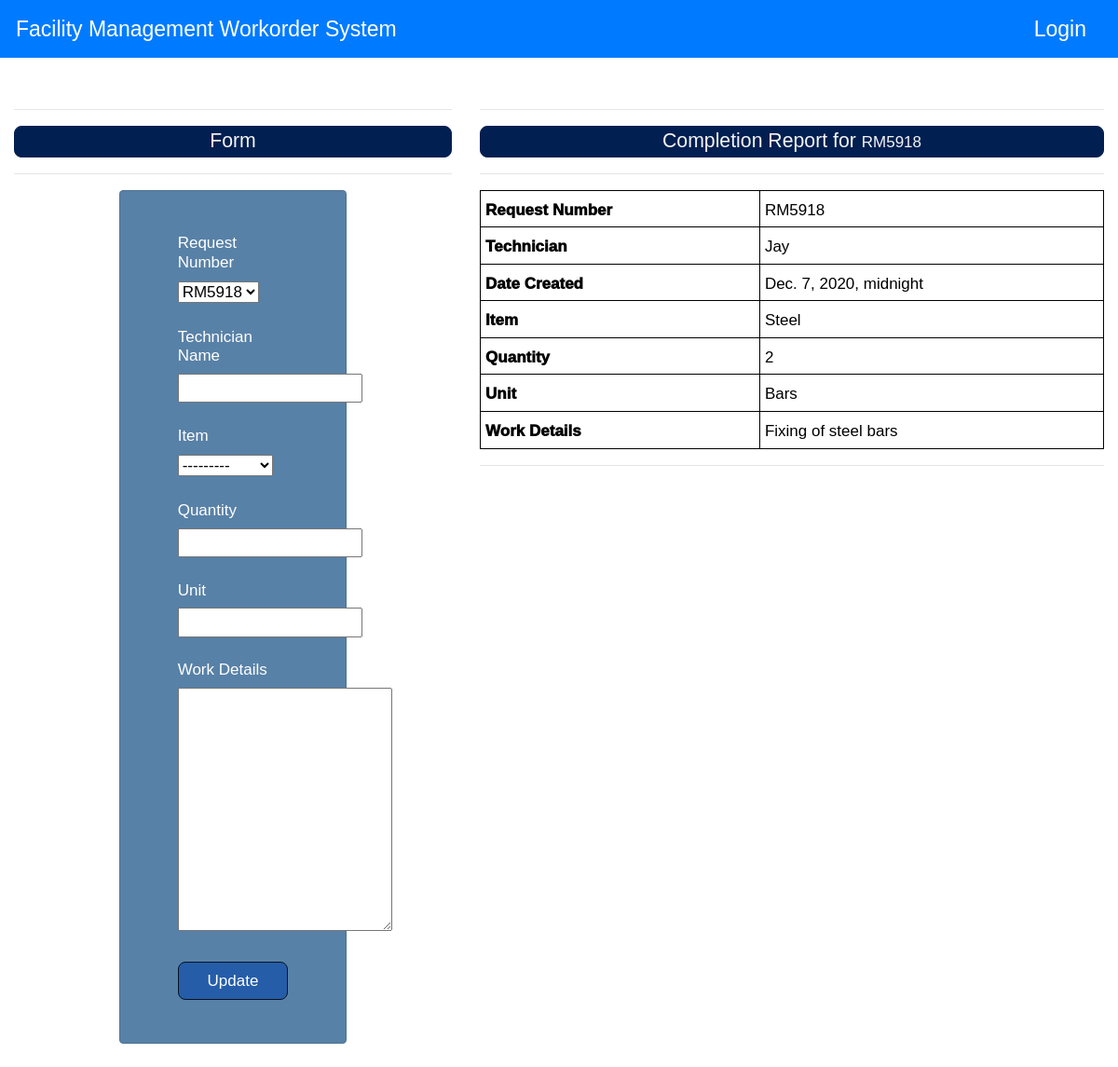
Screenshot of /RM5918/completion_report/ with the database file from the repository.
### reqtracker/models.py (models this page shows, shortened)
class Item(models.Model):
    item_code = models.IntegerField()
    item = models.CharField(choices=ITEMS,max_length=200)
    price = models.IntegerField()
    def __str__(self):
        return self.item

class Completion(models.Model):
    mr = models.ForeignKey(MainRequest, to_field='Request_Number', on_delete=models.CASCADE,blank=True,null=True)
    user = CurrentUserField()
    tech_name = models.CharField(max_length=30)
    date_created = models.DateTimeField(default=datetime.datetime.today(),editable=False)
    item = models.ForeignKey(Item, on_delete=models.CASCADE)
    quantity = models.IntegerField()
    unit = models.CharField(max_length=15)
    work_details = models.TextField(max_length=200)

class MainRequest(models.Model):
    def create_request_no():
        z = 'RM'+''.join(sample("0123456789", 4))
        return z
    user = CurrentUserField()
    Request_Number = models.CharField(default=create_request_no(), unique=True, max_length=100)
    Maintenance = models.CharField(default='Corrective Maintenance', max_length=100)
    Maintenance_Type = models.CharField(choices=TYPE_MAIN, max_length=200)
    Nature_Civil = models.CharField(choices=NATURE_CIVIL, max_length=200,  null=True, blank=True)
    Nature_MEP = models.CharField(choices=NATURE_MEP, max_length=200, null=True, blank=True)
    Type_Nature = models.CharField(choices=TYPE, max_length=200)
    Zone = models.CharField(max_length=200)
    Flat = models.CharField(max_length=200)
    Building = models.CharField(max_length=200)
    Floor = models.CharField(max_length=200)
    Complaint_Details = models.TextField(max_length=200)
    date_created = models.DateTimeField(default=datetime.datetime.today(),editable=False)
    status = models.CharField(choices=STATUS,default='Pending', max_length=20)
    expected_date_n = models.DateTimeField(default=datetime.datetime.today() + datetime.timedelta(days=10),editable=False)
    expected_date_u = models.DateTimeField(default=datetime.datetime.today() + datetime.timedelta(days=1),editable=False)
    expected_date_i = models.DateTimeField(default=datetime.datetime.today() + datetime.timedelta(days=3),editable=False)
    expected_date_o = models.DateTimeField(default=datetime.datetime.today() + datetime.timedelta(days=10),editable=False)
    def __str__(self):
        return self.Request_Number

### reqtracker/views.py (the view)
# urls.py: path('<str:r>/completion_report/',views.view_completion_form,name='completion_report'),
def view_completion_form(request,r):
    form = CompletionForm
    req = MainRequest.objects.filter(Request_Number=r)
    requ = Completion.objects.filter(mr=r)
    if request.method == 'POST':
        form = CompletionForm(request.POST)
        if form.is_valid():
            form.save()
            form.clean()
    context = {'form':form,'req':req,'requ':requ}
    return render(request,"reqtracker/completion_form.html",context)

### reqtracker/templates/reqtracker/completion_form.html (shortened to what this page needs)
{% extends 'reqtracker/dashboard.html' %}
{% block content %}
{% load static %}
  <div class="row" style="margin-right: 0px; margin-left: 0px;margin-top:60px; padding: 40px 0px 25px 0px">
    <div class="col-md-5">
        <hr>
        <h5>Form</h5>
        <hr>
        <div class="col-lg-7 mx-auto">
          <div class="card mt-2 mx-auto p-4" style="background: #5881a7 !important;">
            <div class="card-body">
              <div class="container">
                <form id="contact-form" role="form" method="post" action="">
                  <div class="row">
                    <table>
                      <div class="col-md-12">
                        <h6>Request Number</h6>
                        <div class="form-group">
                          <label for="id_Request_Number"
                            >{{form.mr}}</label
                          >
                        </div>
                      </div>
                      <div class="col-md-12">
                      <h6>Technician Name</h6>
                        <div class="form-group">
                          <label for="id_tech_name"
                            >{{form.tech_name}}</label
                          >
                        </div>
                      </div>
                      <div class="col-md-12">
                      <h6>Item</h6>
                        <div class="form-group">
                          <label for="id_item"
                            >{{form.item}}</label
                          >
                        </div>
                      </div>
                      <div class="col-md-12">
                        <h6>Quantity</h6>
                          <div class="form-group">
                            <label for="id_quantity"
                              >{{form.quantity}}</label
                            >
                          </div>
                      </div>
                      <div class="col-md-12">
                        <h6>Unit</h6>
                          <div class="form-group">
                            <label for="id_unit"
                              >{{form.unit}}</label
                            >
                          </div>
                      </div>
                      <div class="col-md-12">
                      <h6>Work Details</h6>
                        <div class="form-group" id='id_work_det'>
                          <label for="id_work_details"
                            >{{form.work_details}}</label
                          >
                        </div>
                      </div>
                    </table>
                </div>
                <div class="row">
                  <div class="col-md-12">
                    <button type="submit" class="btn btn-success btn-block">
                      Update
                    </button>
                  </div>
                </div>
              </form>
            </div>
          </div>
        </div>
      </div>
    </div>
  {% if requ.count > 0 %}
    <div class="col-md-7">
        <hr>
        <h5>
            Completion Report for <strong><span id='rq'></span></strong>
        </h5>
        <hr>
        {% for i in requ %}
        <table class="table table-sm">
            <tr>
                <th>Request Number</th>
                <td>{{i.mr}}</td>
            </tr>
            <tr>
                <th>Technician</th>
                <td>{{i.tech_name}}</td>
            </tr>
            <tr>
                <th>Date Created</th>
                <td>{{i.date_created}}</td>
            </tr>
            <tr>
                <th>Item</th>
                <td>{{i.item}}</td>
            </tr>
            <tr>
                <th>Quantity</th>
                <td>{{i.quantity}}</td>
            </tr>
            <tr>
              <th>Unit</th>
              <td>{{i.unit}}</td>
          </tr>
            <tr>
                <th>Work Details</th>
                <td>{{i.work_details}}</td>
            </tr>
        </table>
        <hr>
        {% endfor %}
    </div>
  </div>
  {% endif %}
{% endblock %}

### reqtracker/static/reqtracker/css/style.css (style rules this page uses)
body { width: 100%; height: 100%; }
* { font-family: "Gill Sans", "Gill Sans MT", Calibri, sans-serif !important; }
body { background: #1F3B4D; }
.btn { background-color: #081220 !important; border-radius: 8px; }
.card { background-color:#343a40; }
tr { background-color:#00022E; color: white; }

### reqtracker/templates/reqtracker/dashboard.html (style rules this page uses)
* { font-family: Candara, Calibri, Segoe, "Segoe UI", Optima, Arial, sans-serif; font-weight: 500; font-variant: normal; font-size: 17px; }
body { background: white; }
.btn { background-color: #255da9!important; border-radius: 8px; border-color: #081220 !important; }
.card { background-color: #5881a7; }
h5 { background-color:#021f51;color:whitesmoke;text-align:center;border: 1px solid #021f51; border-radius: 8px; padding-top: 3px; padding-bottom: 3px; }
.table td, .table th { border-top: 0px !important; padding-top: 8px; }

### reqtracker/templates/reqtracker/completion_form.html (style rules this page uses)
h6 { color:white; }
#id_work_details { width:230px; }
tr { background-color:white; color:black; border:1px; }
table, th, td { border: 1px solid black; border-collapse: collapse; }
th { font-weight: 1000; }

### rows the page displays
Item: item "---------"
Completion: mr "RM5918", tech_name "Jay", date_created "Dec. 7, 2020, midnight", item "Steel", quantity "2", unit "Bars", work_details "Fixing of steel bars"
